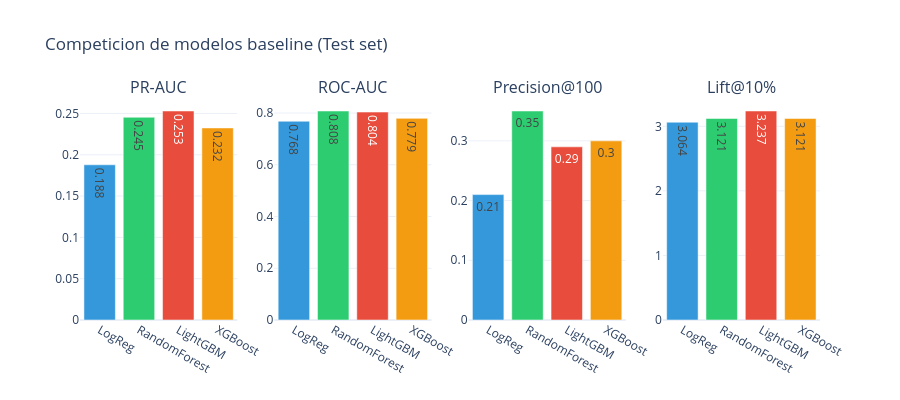

Notebook code for this chart:
### Code cell
# Visualizacion de la competicion
test_results = results_df[results_df['Model'].str.contains('Test')].copy()
test_results['Model'] = test_results['Model'].str.replace(' \(Test\)', '', regex=True)

metrics_to_plot = ['PR-AUC', 'ROC-AUC', 'Precision@100', 'Lift@10%']
fig = make_subplots(rows=1, cols=len(metrics_to_plot),
                    subplot_titles=metrics_to_plot)

colors = ['#3498db', '#2ecc71', '#e74c3c', '#f39c12']
for i, metric in enumerate(metrics_to_plot):
    fig.add_trace(
        go.Bar(x=test_results['Model'], y=test_results[metric],
               marker_color=colors, showlegend=False,
               text=test_results[metric].round(3), textposition='auto'),
        row=1, col=i+1
    )

fig.update_layout(title='Competicion de modelos baseline (Test set)', height=400)
fig.show()

### Figure 1 — Plotly figure (JSON) as saved in the notebook; plotly's stock layout.template omitted (floating-point values rounded to 4 significant figures)
{"data": [{"marker": {"color": ["#3498db", "#2ecc71", "#e74c3c", "#f39c12"]}, "showlegend": false, "text": [0.188, 0.245, 0.253, 0.232], "textposition": "auto", "type": "bar", "x": ["LogReg", "RandomForest", "LightGBM", "XGBoost"], "xaxis": "x", "y": [0.1878, 0.2453, 0.2529, 0.2325], "yaxis": "y"}, {"marker": {"color": ["#3498db", "#2ecc71", "#e74c3c", "#f39c12"]}, "showlegend": false, "text": [0.768, 0.808, 0.804, 0.779], "textposition": "auto", "type": "bar", "x": ["LogReg", "RandomForest", "LightGBM", "XGBoost"], "xaxis": "x2", "y": [0.7681, 0.8077, 0.8035, 0.7793], "yaxis": "y2"}, {"marker": {"color": ["#3498db", "#2ecc71", "#e74c3c", "#f39c12"]}, "showlegend": false, "text": [0.21, 0.35, 0.29, 0.3], "textposition": "auto", "type": "bar", "x": ["LogReg", "RandomForest", "LightGBM", "XGBoost"], "xaxis": "x3", "y": [0.21, 0.35, 0.29, 0.3], "yaxis": "y3"}, {"marker": {"color": ["#3498db", "#2ecc71", "#e74c3c", "#f39c12"]}, "showlegend": false, "text": [3.064, 3.121, 3.237, 3.121], "textposition": "auto", "type": "bar", "x": ["LogReg", "RandomForest", "LightGBM", "XGBoost"], "xaxis": "x4", "y": [3.064, 3.121, 3.237, 3.121], "yaxis": "y4"}], "layout": {"annotations": [{"font": {"size": 16}, "showarrow": false, "text": "PR-AUC", "x": 0.1062, "xanchor": "center", "xref": "paper", "y": 1, "yanchor": "bottom", "yref": "paper"}, {"font": {"size": 16}, "showarrow": false, "text": "ROC-AUC", "x": 0.3688, "xanchor": "center", "xref": "paper", "y": 1, "yanchor": "bottom", "yref": "paper"}, {"font": {"size": 16}, "showarrow": false, "text": "Precision@100", "x": 0.6313, "xanchor": "center", "xref": "paper", "y": 1, "yanchor": "bottom", "yref": "paper"}, {"font": {"size": 16}, "showarrow": false, "text": "Lift@10%", "x": 0.8938, "xanchor": "center", "xref": "paper", "y": 1, "yanchor": "bottom", "yref": "paper"}], "height": 400, "title": {"text": "Competicion de modelos baseline (Test set)"}, "xaxis": {"anchor": "y", "domain": [0, 0.2125]}, "xaxis2": {"anchor": "y2", "domain": [0.2625, 0.475]}, "xaxis3": {"anchor": "y3", "domain": [0.525, 0.7375]}, "xaxis4": {"anchor": "y4", "domain": [0.7875, 1]}, "yaxis": {"anchor": "x", "domain": [0, 1]}, "yaxis2": {"anchor": "x2", "domain": [0, 1]}, "yaxis3": {"anchor": "x3", "domain": [0, 1]}, "yaxis4": {"anchor": "x4", "domain": [0, 1]}}}
